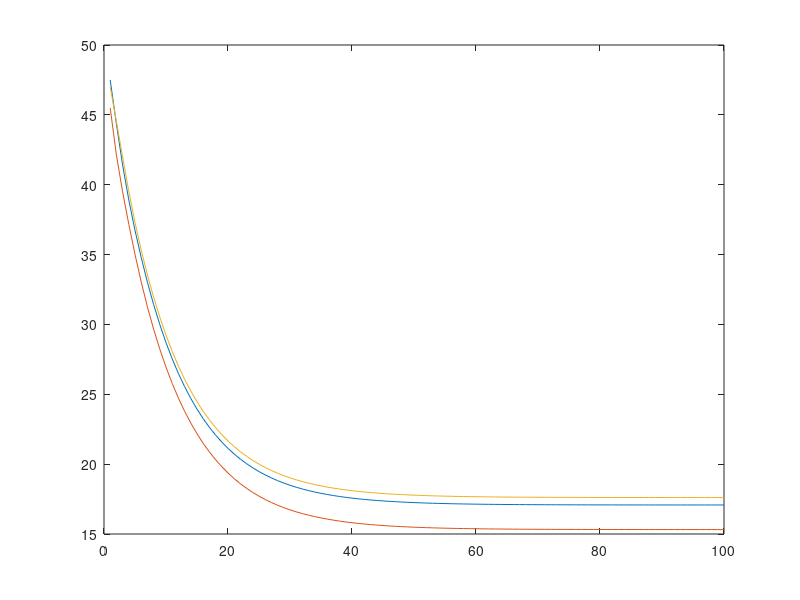

This figure's MATLAB source:
clear all;
 
p = 0.5;
ganma = 0.9;
r = [1 4; 2 -1; 3 1];
 
V = [50; 50; 50];
vbuf = zeros(3,2);
v = zeros(3,100);

for i=1:100
    vbuf(:,1) = r(:,1) + ganma*V;
    vbuf(:,2) = r(:,2) + ganma*circshift(V,-1);
    V = p*vbuf(:,2) + (1-p)*vbuf(:,1);
    v(:,i) = V;
end
 
plot(v.');



















